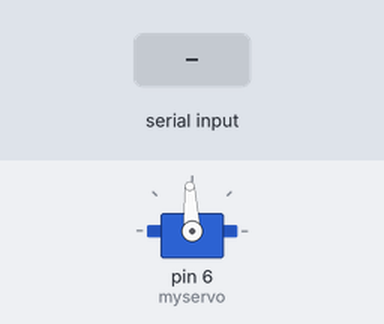
Bench run of a sketch on a simulated Arduino Uno, built with avr-gcc and run on an emulated ATmega328P. On the bench: servo. The test bench sets the inputs (shaded band). What the sketch prints to the serial monitor is not drawn.

Above: at 1.2 s.
1.3 s: "90,45\n" received over Serial
Timing chart, 0 to 4.3 s (numbered marks = the images above; inputs shaded):
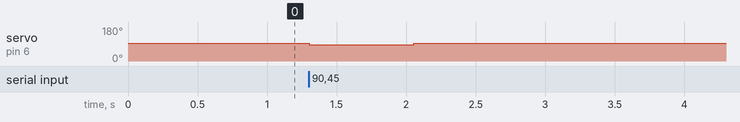

Measured:
- after the input at 1.3 s, servo on pin 6 (myservo): 93° → 85° at once, → 93° 0.75 s later

The sketch:

basic_idea.ino
```cpp
#include <Servo.h>

Servo myservo;

void setup() {
  Serial.begin(9600);
  myservo.attach(6);  // Attach the continuous rotation servo to pin 6
  myservo.writeMicroseconds(1500);  // Ensure the servo starts in a stopped state

  Serial.println("Enter angle between -180 and 180: ");
}

void loop() {
  if (Serial.available() > 0) {
    int angle = Serial.parseInt();  // Read the angle input from Serial Monitor

    angle = constrain(angle, -180, 180);  // Ensure the angle stays within valid limits
    long rotationTime = (abs(angle) * 500L) / 90;  // Calculate rotation time (90° = 500ms)
    Serial.print("Delay = ");
    Serial.println(rotationTime);

    if (angle > 0) {
      // Rotate clockwise for the calculated duration
      myservo.writeMicroseconds(1425);  // Set servo speed for clockwise rotation
      delay(rotationTime);  // Rotate for the calculated time
      myservo.writeMicroseconds(1500);  // Stop the servo after movement
    }
    else if (angle < 0) {
      // Rotate counterclockwise for the calculated duration
      myservo.writeMicroseconds(1525);  // Set servo speed for counterclockwise rotation
      delay(rotationTime);  // Rotate for the calculated time
      myservo.writeMicroseconds(1500);  // Stop the servo after movement
    }
    else {
      // Stop the servo immediately if the input angle is 0
      myservo.writeMicroseconds(1500);
    }

    // Indicate that movement execution is complete
    Serial.println("Movement Executed");
  }
}
```
